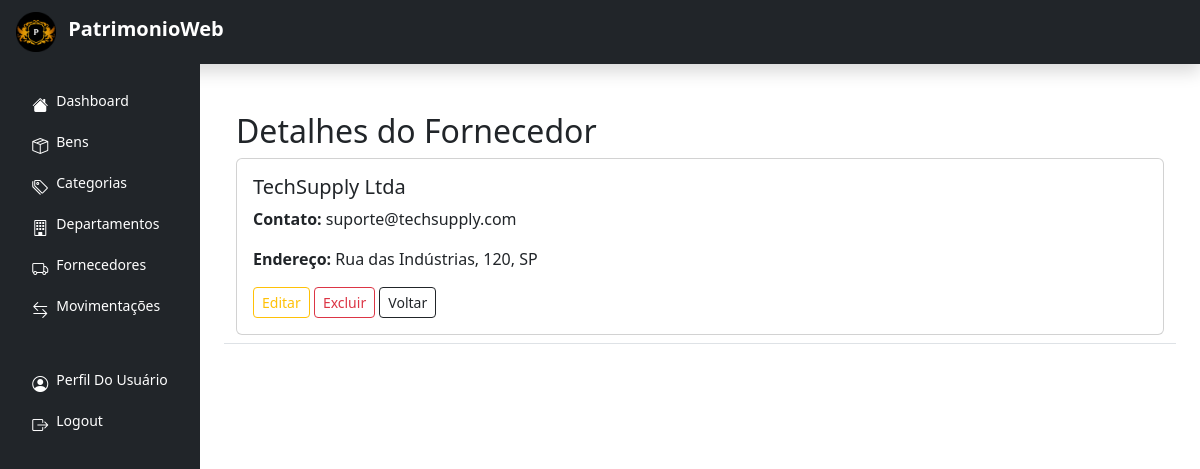
Screenshot of /fornecedores/1/ (signed in) with the database file from the repository.
### patrimonioweb/models.py (models this page shows, shortened)
class Fornecedores(models.Model):
    nome = models.CharField(max_length=200, unique=True)
    contato = models.CharField(max_length=100, blank=True, null=True)
    endereco = models.TextField(blank=True, null=True)

### patrimonioweb/views.py (the view)
# urls.py: path('fornecedores/<int:pk>/', views.fornecedores_detail, name='fornecedores_detail'),
@login_required
def fornecedores_detail(request, pk):
    fornecedor = get_object_or_404(Fornecedores, pk=pk)
    return render(request, 'fornecedores/fornecedores_detail.html', {'fornecedor': fornecedor})

### patrimonioweb/templates/fornecedores/fornecedores_detail.html
{% extends 'base.html' %}
{% block content %}
<div class="container mt-5">
    <h2>Detalhes do Fornecedor</h2>
    <div class="card">
        <div class="card-body">
            <h5 class="card-title">{{ fornecedor.nome }}</h5>
            <p class="card-text"><strong>Contato:</strong> {{ fornecedor.contato|default:'N/A' }}</p>
            <p class="card-text"><strong>Endereço:</strong> {{ fornecedor.endereco|default:'N/A' }}</p>
            <div class="mt-3">
                <a href="{% url 'fornecedores_update' fornecedor.id %}" class="btn btn-outline-warning btn-sm">Editar</a>
                <a href="{% url 'fornecedores_delete' fornecedor.id %}" class="btn btn-outline-danger btn-sm">Excluir</a>
                <a href="{% url 'fornecedores_list' %}" class="btn btn-outline-dark btn-sm">Voltar</a>
            </div>
        </div>
    </div>
</div>
{% endblock %}

### patrimonioweb/static/css/styles.css (style rules this page uses)
html, body { height: 100vh; margin: 0; padding: 0; width: 100%; overflow-x: hidden; min-height: 100vh; }

### rows the page displays
Fornecedores: nome "TechSupply Ltda", contato "suporte@techsupply.com", endereco "Rua das Indústrias, 120, SP"
